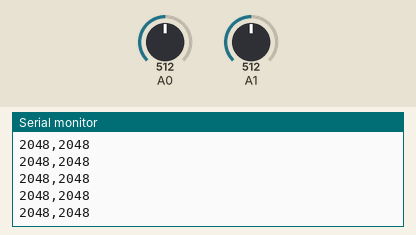
This sketch was run on a simulated Arduino Due. Shown: the last lines printed to the serial monitor. The inputs (shaded band) are chosen by the test bench; at power-on: A0 = 512, A1 = 512 (analog values on the 0–1023 scale).

Above: at 1.2 s.
1.3 s: A0 set to 716
At 2.0 s:
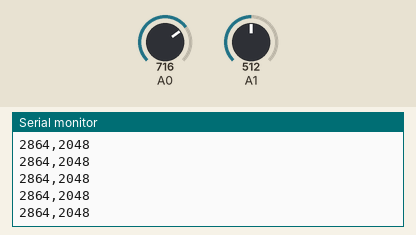
2.8 s: A1 set to 716
At 3.4 s:
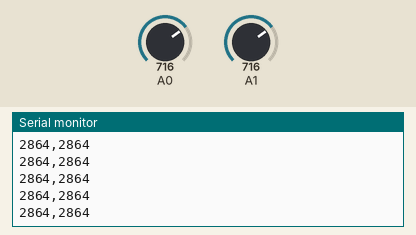
4.3 s: A0 set to 900
At 4.9 s:
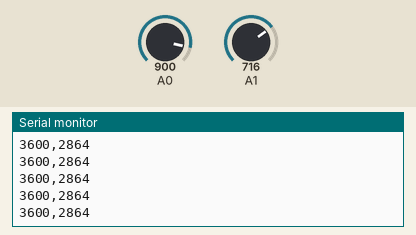
5.8 s: A1 set to 900
At 6.4 s:
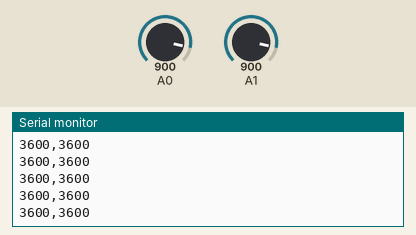
Timing chart, 0 to 8.3 s (numbered marks = the images above; inputs shaded):
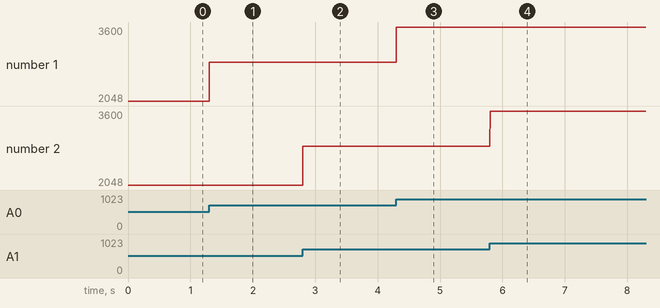

The sketch:

two_sensors.ino
```cpp
//  Variables
int APin = 0;               // Sensor1 connected to ANALOG PIN 0
int BPin = 1;               // Sensor2 connected to ANALOG PIN 1
int sampling_rate = 250;
long int baudrate = 2000000;

unsigned int aVal = 0;        // holds the incoming raw data. Signal value can range from 0-4096
unsigned int bVal = 0;        // holds the incoming raw data. Signal value can range from 0-4096

// To compute: inter_sample_interval_us
//int(round(float(1000/sampling_rate))) ->use this formula to calculate. Here it can not be made dymanic due to library limitation
// Also account for the average processing delay, and substract from the value, e.g. for 250 sampling rate, 4 - 0.35
// 0.05 -> ADC, 0.1 - serial.Print, 0.05 - Misc
int inter_sample_interval_us = int(3.65 * 1000);

// The SetUp Function:
void setup() {
   SerialUSB.begin(baudrate);         // Set's up Serial Communication at certain speed.
   pinMode(APin, INPUT);
   pinMode(BPin, INPUT);
}

// The Main Loop Function
void loop() {
    analogReadResolution(12);
    aVal = analogRead(APin);  // Read the Sensor1 value. Assign this value to the "aVal" variable.

    analogReadResolution(12);
    bVal = analogRead(BPin);  // Read the Sensor2 value. Assign this value to the "bVal" variable.

    SerialUSB.print(aVal);        // Send the aVal value to Serial.
    SerialUSB.print(",");
    SerialUSB.println(bVal);        // Send the bVal value to Serial.
    noInterrupts();
    delayMicroseconds(inter_sample_interval_us);
    interrupts();
}
```

Measured:
- after the input at 1.3 s, the serial monitor: prints a new line at once (image 1)
- after the input at 2.8 s, the serial monitor: prints a new line at once (image 2)
- after the input at 4.3 s, the serial monitor: prints a new line at once (image 3)
- after the input at 5.8 s, the serial monitor: prints a new line at once (image 4)
- plotted number 1: 2048 → 2864 after the input at 1.3 s, 2864 → 3600 after the input at 4.3 s
